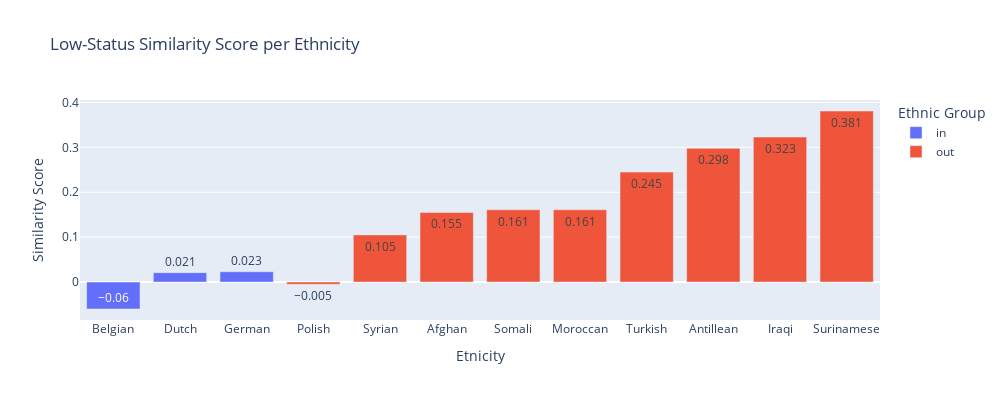
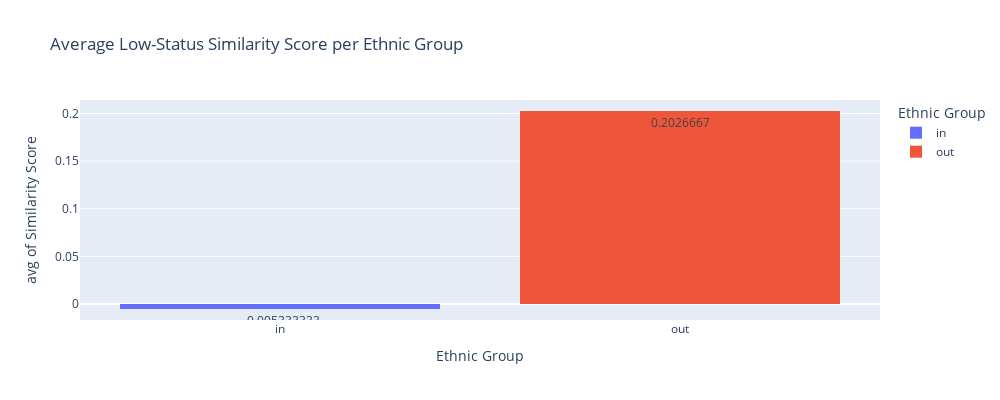

The notebook cell saved with these charts, in order:
### Code cell
ls_ass_df = pd.DataFrame(columns=['Etnicity', 'Similarity Score', 'Ethnic Group'])
for i, (key, value) in enumerate(low_status_ass_score.items()):
    if key in in_group:
        ls_ass_df.loc[i] = [etnicity_mapping[key], round(value, 3), 'in']
    else:
        ls_ass_df.loc[i] = [etnicity_mapping[key], round(value, 3), 'out']

ls_ass_df.sort_values(by='Similarity Score', ascending=True, inplace=True)
fig = px.bar(ls_ass_df, x='Etnicity', y='Similarity Score', color='Ethnic Group', title='Low-Status Similarity Score per Ethnicity', width=1000, height=400, text_auto=True)
fig.show()

fig = px.histogram(ls_ass_df, x='Ethnic Group', y='Similarity Score', color='Ethnic Group',title='Average Low-Status Similarity Score per Ethnic Group', width=1000, height=400, text_auto=True, histfunc='avg')
fig.show()

### Figure 1 — Plotly figure (JSON) as saved in the notebook; plotly's stock layout.template omitted (floating-point values rounded to 4 significant figures)
{"data": [{"alignmentgroup": "True", "hovertemplate": "Ethnic Group=in<br>Etnicity=%{x}<br>Similarity Score=%{y}<extra></extra>", "legendgroup": "in", "marker": {"color": "#636efa", "pattern": {"shape": ""}}, "name": "in", "offsetgroup": "in", "orientation": "v", "showlegend": true, "textposition": "auto", "texttemplate": "%{y}", "type": "bar", "x": ["Belgian", "Dutch", "German"], "xaxis": "x", "y": [-0.06, 0.021, 0.023], "yaxis": "y"}, {"alignmentgroup": "True", "hovertemplate": "Ethnic Group=out<br>Etnicity=%{x}<br>Similarity Score=%{y}<extra></extra>", "legendgroup": "out", "marker": {"color": "#EF553B", "pattern": {"shape": ""}}, "name": "out", "offsetgroup": "out", "orientation": "v", "showlegend": true, "textposition": "auto", "texttemplate": "%{y}", "type": "bar", "x": ["Polish", "Syrian", "Afghan", "Somali", "Moroccan", "Turkish", "Antillean", "Iraqi", "Surinamese"], "xaxis": "x", "y": [-0.005, 0.105, 0.155, 0.161, 0.161, 0.245, 0.298, 0.323, 0.381], "yaxis": "y"}], "layout": {"barmode": "relative", "height": 400, "legend": {"title": {"text": "Ethnic Group"}, "tracegroupgap": 0}, "title": {"text": "Low-Status Similarity Score per Ethnicity"}, "width": 1000, "xaxis": {"anchor": "y", "domain": [0, 1], "title": {"text": "Etnicity"}}, "yaxis": {"anchor": "x", "domain": [0, 1], "title": {"text": "Similarity Score"}}}}

### Figure 2 — Plotly figure (JSON) as saved in the notebook; plotly's stock layout.template omitted (floating-point values rounded to 4 significant figures)
{"data": [{"alignmentgroup": "True", "bingroup": "x", "histfunc": "avg", "hovertemplate": "Ethnic Group=%{x}<br>avg of Similarity Score=%{y}<extra></extra>", "legendgroup": "in", "marker": {"color": "#636efa", "pattern": {"shape": ""}}, "name": "in", "offsetgroup": "in", "orientation": "v", "showlegend": true, "texttemplate": "%{value}", "type": "histogram", "x": ["in", "in", "in"], "xaxis": "x", "y": [-0.06, 0.021, 0.023], "yaxis": "y"}, {"alignmentgroup": "True", "bingroup": "x", "histfunc": "avg", "hovertemplate": "Ethnic Group=%{x}<br>avg of Similarity Score=%{y}<extra></extra>", "legendgroup": "out", "marker": {"color": "#EF553B", "pattern": {"shape": ""}}, "name": "out", "offsetgroup": "out", "orientation": "v", "showlegend": true, "texttemplate": "%{value}", "type": "histogram", "x": ["out", "out", "out", "out", "out", "out", "out", "out", "out"], "xaxis": "x", "y": [-0.005, 0.105, 0.155, 0.161, 0.161, 0.245, 0.298, 0.323, 0.381], "yaxis": "y"}], "layout": {"barmode": "relative", "height": 400, "legend": {"title": {"text": "Ethnic Group"}, "tracegroupgap": 0}, "title": {"text": "Average Low-Status Similarity Score per Ethnic Group"}, "width": 1000, "xaxis": {"anchor": "y", "categoryarray": ["in", "out"], "categoryorder": "array", "domain": [0, 1], "title": {"text": "Ethnic Group"}}, "yaxis": {"anchor": "x", "domain": [0, 1], "title": {"text": "avg of Similarity Score"}}}}
